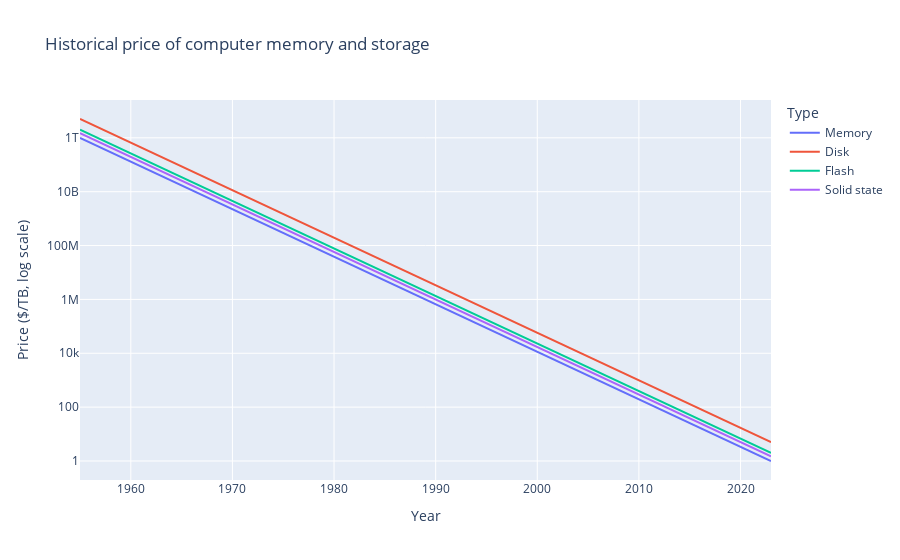

The cell this chart's notebook holds for it:
### Markdown cell above
### a. Recreate this visualization using plotly, make it as close as possible to the image.
### b. Apply storytelling principles to improve this visualization. You can make several variations if you want to tell different stories.

### Code cell
import numpy as np
import plotly.express as px
import pandas as pd

years = list(range(1955, 2024))
memory = np.logspace(12, 0, len(years))  # Log-skala

df = pd.DataFrame({
    "Year": years,
    "Memory": memory,
    "Disk": memory * 5,
    "Flash": memory * 2,
    "Solid state": memory * 1.5,
})

df_melt = df.melt(id_vars="Year", var_name="Type", value_name="Price")

fig = px.line(df_melt, x="Year", y="Price", color="Type", log_y=True,
              title="Historical price of computer memory and storage")
fig.update_layout(yaxis_title="Price ($/TB, log scale)")
fig.show()
